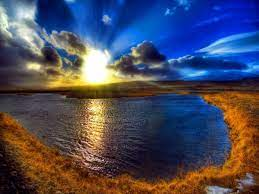
%> input picture img1.jpg, 259 x 194 px
$ octave adding_two_images.m   (GNU Octave 9; MATLAB toolbox functions it lacks are replaced by stand-ins)
%> lines starting %> are read from the running program, lines starting %| are printed output that depends on the picture


x=imread('img1.jpg');
%> x is the input picture: size 194x259x3 uint8; mean R, G, B 74.4, 74.9, 94
y=imread('img2.jpg');
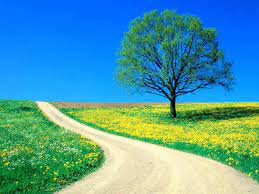
%> input picture img2.jpg, 259 x 194 px
%> y is the input picture: size 194x259x3 uint8; mean R, G, B 80, 154.9, 165.3


I=imresize(x,[250 250]);
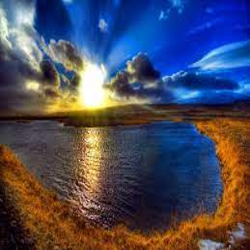
%> I: size 250x250x3 uint8; mean R, G, B 74.4, 75, 94
J=imresize(y,[250 250]);
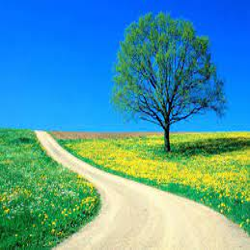
%> J: size 250x250x3 uint8; mean R, G, B 80, 154.9, 165.3

imshow(I)

%> (the run ends here)
